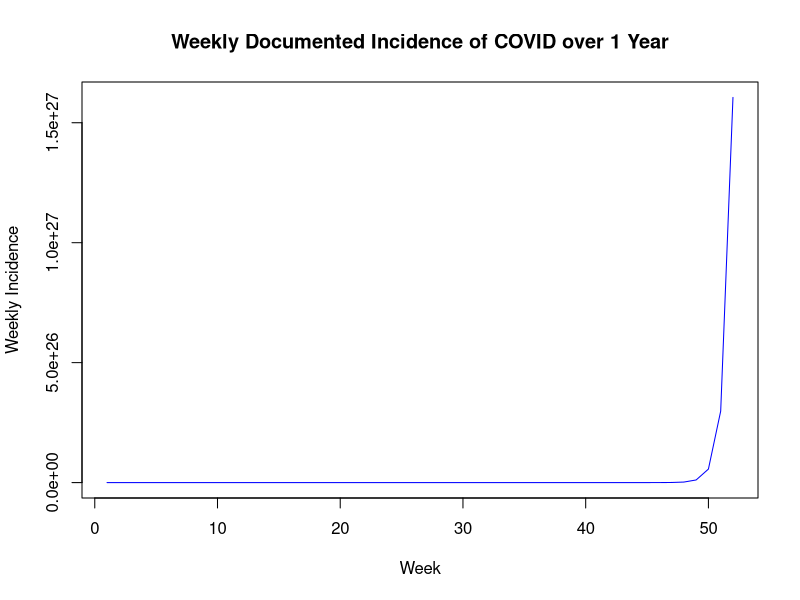
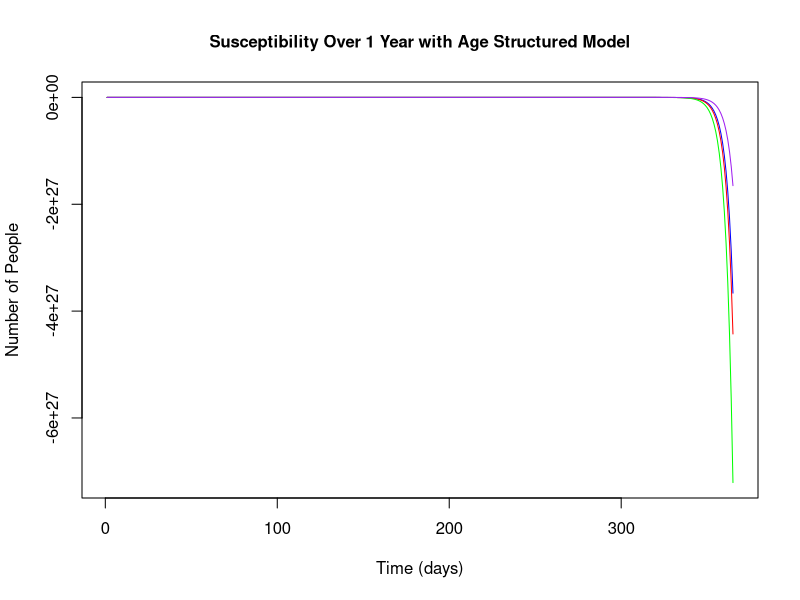
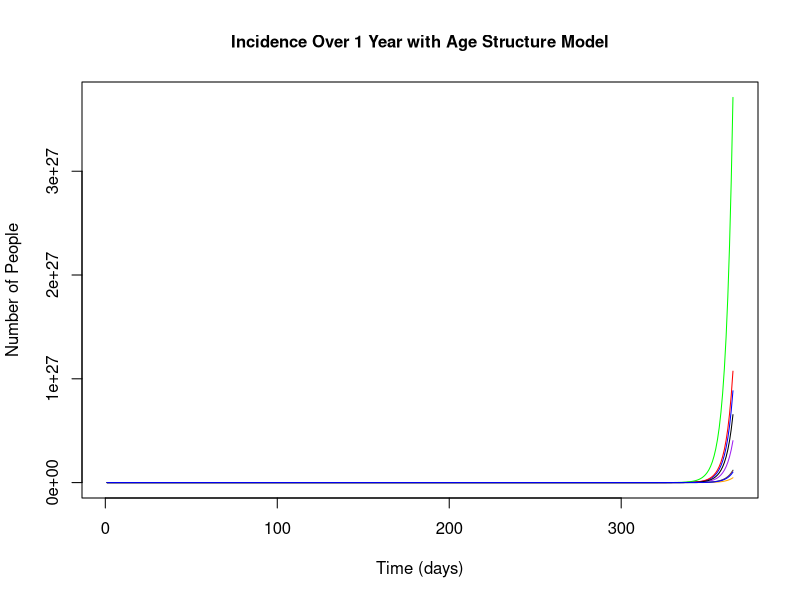

Here is the R script that generated these plots, in order:
## ---- chunk 1
library(deSolve)
COVID=function(times,state,parameters){
  with(as.list(c(state,parameters)),{
  #age 0-15
    dS1 = - sum(BETA[1,]*c(A1,A2,A3,A4))*n[1] - l1*S1;
    dE1 = sum(BETA[1,]*c(A1,A2,A3,A4))*n[1] - E1*(alpha*theta[1] - alpha*(1-theta[1])) - l1*E1;
    dA1 = E1*alpha*theta[1] - gamma*A1 - l1*A1;
    dM1 = E1*(alpha*(1-theta[1])) - gamma*rho[1]*M1 - gamma*(1-rho[1])*M1 - l1*M1;
    dH1 = gamma*rho[1]*M1 + kappa_c[1]*C1 - kappa_h[1]*H1 - gamma_h[1]*H1 - l1*H1;
    dR1 = gamma*A1 + gamma*(1-rho[1])*M1 + gamma_h[1]*H1 * - l1*R1;
    dC1 = kappa_h[1]*H1 - kappa_c[1]*C1 - sigma[1]*C1 - l1*C1;
    dDead1 = sigma[1]*C1;
    dcumInci1 = E1*alpha;
  #age 15-29
    dS2 = l1*S1 - sum(BETA[2,]*c(A1,A2,A3,A4))*n[2] - l2*S2;
    dE2 = l1*E1 + sum(BETA[2,]*c(A1,A2,A3,A4))*n[2] - E2*(alpha*theta[2] - alpha*(1-theta[2])) - l2*E2;
    dA2 = l1*A1 + E2*alpha*theta[2] - gamma*A2 - l2*A2;
    dM2 = l1*M1 + E2*(alpha*(1-theta[2])) - gamma*rho[2]*M2 - gamma*(1-rho[2])*M2 - l2*M2;
    dH2 = l1*H1 + gamma*rho[2]*M1 + kappa_c[2]*C2 - kappa_h[2]*H2 - gamma_h[2]*H2 - l2*H2;
    dR2 = l1*R1 + gamma*A2 + gamma*(1-rho[2])*M2 + gamma_h[1]*H2 - l2*R2;
    dC2 = l1*C1 + kappa_h[2]*H2 - kappa_c[2]*C2 - sigma[2]*C2 - l2*C2;
    dDead2 = sigma[2]*C2;
    dcumInci2 = E2*alpha;
  #age 30-59
    dS3 = l2*S2 - sum(BETA[3,]*c(A1,A2,A3,A4))*n[3] - l3*S3;
    dE3 = l2*E2 + sum(BETA[3,]*c(A1,A2,A3,A4))*(1+beta1*cos(omega*times))*n[3] - E3*(alpha*theta[3] - alpha*(1-theta[3])) - l3*E3;
    dA3 = l2*A2 + E3*alpha*theta[3] - gamma*A3 - l3*A3;
    dM3 = l2*M2 + E3*(alpha*(1-theta[3])) - gamma*rho[3]*M3 - gamma*(1-rho[3])*M3 - l3*M3;
    dH3 = l2*H2 + gamma*rho[3]*M1 + kappa_c[3]*C3 - kappa_h[3]*H3 - gamma_h[3]*H3 - l3*H3;
    dR3 = l2*R2 + gamma*A3 + gamma*(1-rho[3])*M3 + gamma_h[3]*H3 - l3*R3;
    dC3 = l2*C2 + kappa_h[3]*H3 - kappa_c[3]*C3 - sigma[3]*C3 - l3*C3;
    dDead3 = sigma[3]*C3;
    dcumInci3 = E3*alpha;
  #age 59+
    dS4 = l3*S3 - sum(BETA[4,]*c(A1,A2,A3,A4))*n[4];
    dE4 = l3*E3 + sum(BETA[4,]*c(A1,A2,A3,A4))*n[4] - E4*(alpha*theta[4] - alpha*(1-theta[4]));
    dA4 = l3*A3 + E4*alpha*theta[4] - gamma*A4;
    dM4 = l3*M3 + E4*(alpha*(1-theta[4])) - gamma*rho[4]*M4 - gamma*(1-rho[4])*M4;
    dH4 = l3*H3 +gamma*rho[4]*M4 + kappa_c[4]*C4 - kappa_h[4]*H4 - gamma_h[4]*H4;
    dR4 = l3*R3 + gamma*A4 + gamma*(1-rho[4])*M4 + gamma_h[4]*H4;
    dC4 = l3*C3 + kappa_h[4]*H4 - kappa_c[4]*C4 - sigma[4]*C4;
    dDead4 = sigma[4]*C4;
    dcumInci4 = E4*alpha;
    
          # return the rate of change
    list(c(dS1, dS2, dS3, dS4, dE1, dE2, dE3, dE4, dA1, dA2, dA3, dA4, dM1, dM2, dM3, dM4, dH1, dH2, dH3, dH4, dR1, dR2, dR3, dR4, dC1, dC2, dC3, dC4, dDead1, dDead2, dDead3, dDead4, dcumInci1, dcumInci2,dcumInci3,dcumInci4))
  }) # end with(as.list...)
}

l1 = 1/(15*365); #15 years
l2 = 1/(29*365) #29 years
l3 = 1/(59*365) #59 years
N=8500000;
n=c(0.19, 0.23, 0.43, 0.15);
A0=c(20,20,20,20);
M0=c(20,20,20,20);
E0=H0=cumInci0=C0=R0=Dead0=rep(0,4);
S0=N*n-A0-M0;
  
beta1 = 1.12 #peak infection
alpha = 1/3.69 #latent period
gamma = 1/3.47 #infectious period
rho = c(0.03,0.06,0.09,0.12) #proportion progressing to severe infection
mu = 1/(78.7*365) #birth/death rate = 1/life expectancy in days
theta = c(0.95,0.9,0.85,0.8) #proportion asymptomatic
kappa_h = c(0.1/11,0.13/11,0.16/13,0.19/13) #proportion of severe to critical infection
gamma_h = c(0.9/4,0.87/4,0.84/6,0.81/6) #proportion of severe to recovered
kappa_c = c(0.35/5,0.25/5,0.15/6,0.05/6) #proportion of critical back to severe infection
sigma = c(0.65/9,0.75/9,0.85/10,0.95/10) #proportion of critical to recovered
omega = 2*pi/365 #sinusoidal forcing
times=seq(1,365,by=1) 

#beta matrix
gamma*(5/3)/(1-theta)
0.7*gamma*(5/3)/(1-theta)
gamma*(5/3)/(theta)
gamma*(2.5/3)/(1-theta)
0.7*gamma*(2.5/3)/(1-theta)
gamma*(2.5/3)/(theta)

beta=matrix(c(4.80,1.68,1.12,0.84,
              1.68,2.40,1.68,0.60,
              1.12,1.68,1.60,2.24,
              0.84,0.60,1.12,1.20),4,4,byrow=T)
Nmatrix=diag(n,4,4);
r0= eigen(Nmatrix %*% beta)$values[1]
b = 2.5/r0*gamma
BETA=matrix(c(4.80,1.68,1.12,0.84,
              1.68,2.40,1.68,0.60,
              1.12,1.68,1.60,1.12,
              0.84,0.60,1.12,1.20),4,4,byrow=T)*b

state=c(S1=S0[1],S2=S0[2],S3=S0[3],S4=S0[4],
        E1=E0[1],E2=E0[2],E3=E0[3],E4=E0[4],
        A1=A0[1],A2=A0[2],A3=A0[3],A4=A0[4],
        M1=A0[1],M2=M0[2],M3=M0[3],M4=M0[4],
        H1=A0[1],H2=H0[2],H3=H0[3],H4=H0[4],
        R1=R0[1],R2=R0[2],R3=R0[3],R4=R0[4],
        C1=C0[1],C2=C0[2],C3=C0[3],C4=C0[4],
        Dead1=Dead0[1],Dead2=Dead0[2],Dead3=Dead0[3],Dead4=Dead0[4],
        cumInci1=cumInci0[1],cumInci2=cumInci0[2],cumInci3=cumInci0[3],cumInci4=cumInci0[4])

parameters=c(BETA=BETA,mu=mu,gamma=gamma,alpha=alpha,rho=rho,theta=theta,kappa_h=kappa_h,gamma_h=gamma_h,kappa_c=kappa_c,
             sigma=sigma,omega=omega,N=N,beta1=beta1)    
## ---- chunk 2
COVID.sim=ode(y=state,times=times,func=COVID,parms=parameters)
inci1=COVID.sim[seq(7,nrow(COVID.sim),by=7),'cumInci1'] #weekly incidence

#plot
plot(inci1,ylab='Weekly Incidence',xlab='Week',type='l',lwd=1, main="Weekly Documented Incidence of COVID over 1 Year",col='blue')
matplot(COVID.sim[,'time'], COVID.sim[,c('S1','S2','S3','S4')],type='l', 
        lwd=1,col=c('blue','red','green','purple'),lty=1, main='Susceptibility Over 1 Year with Age Structured Model', cex.main=1,
        ylab='Number of People',xlab='Time (days)')
matplot(COVID.sim[,'time'], COVID.sim[,c('A1','A2','A3','A4','M1','M2','M2','M3','M4')],type='l', 
        lwd=1,col=c('blue','red','green','purple','orange','cyan','brown','black'),lty=1, main='Incidence Over 1 Year with Age Structure Model',         cex.main=1, ylab='Number of People',xlab='Time (days)')
## ---- chunk 3
library(deSolve)
COVID=function(times,state,parameters){
  with(as.list(c(state,parameters)),{
  #age 0-15
    dS1 = mu*N - sum(BETA[1,]*c(A1,A2,A3,A4))*(1+beta1*cos(omega*times))*n[1] - l1*S1;
    dE1 = sum(BETA[1,]*c(A1,A2,A3,A4))*(1+beta1*cos(omega*times))*n[1] - E1*(alpha*theta[1] - alpha*(1-theta[1])) - l1*E1;
    dA1 = E1*alpha*theta[1] - gamma*A1 - l1*A1;
    dM1 = E1*(alpha*(1-theta[1])) - gamma*rho[1]*M1 - gamma*(1-rho[1])*M1 - l1*M1;
    dH1 = gamma*rho[1]*M1 + kappa_c[1]*C1 - kappa_h[1]*H1 - gamma_h[1]*H1 - l1*H1;
    dR1 = gamma*A1 + gamma*(1-rho[1])*M1 + gamma_h[1]*H1 * - l1*R1;
    dC1 = kappa_h[1]*H1 - kappa_c[1]*C1 - sigma[1]*C1 - l1*C1;
    dDead1 = sigma[1]*C1;
    dcumInci1 = E1*alpha;
  #age 15-29
    dS2 = l1*S1 - sum(BETA[2,]*c(A1,A2,A3,A4))*(1+beta1*cos(omega*times))*n[2] - l2*S2;
    dE2 = l1*E1 + sum(BETA[2,]*c(A1,A2,A3,A4))*(1+beta1*cos(omega*times))*n[2] - E2*(alpha*theta[2] - alpha*(1-theta[2])) - l2*E2;
    dA2 = l1*A1 + E2*alpha*theta[2] - gamma*A2 - l2*A2;
    dM2 = l1*M1 + E2*(alpha*(1-theta[2])) - gamma*rho[2]*M2 - gamma*(1-rho[2])*M2 - l2*M2;
    dH2 = l1*H1 + gamma*rho[2]*M1 + kappa_c[2]*C2 - kappa_h[2]*H2 - gamma_h[2]*H2 - l2*H2;
    dR2 = l1*R1 + gamma*A2 + gamma*(1-rho[2])*M2 + gamma_h[1]*H2 - l2*R2;
    dC2 = l1*C1 + kappa_h[2]*H2 - kappa_c[2]*C2 - sigma[2]*C2 - l2*C2;
    dDead2 = sigma[2]*C2;
    dcumInci2 = E2*alpha;
  #age 30-59
    dS3 = l2*S2 - sum(BETA[3,]*c(A1,A2,A3,A4))*(1+beta1*cos(omega*times))*n[3] - l3*S3;
    dE3 = l2*E2 + sum(BETA[3,]*c(A1,A2,A3,A4))*(1+beta1*cos(omega*times))*n[3] - E3*(alpha*theta[3] - alpha*(1-theta[3])) - l3*E3;
    dA3 = l2*A2 + E3*alpha*theta[3] - gamma*A3 - l3*A3;
    dM3 = l2*M2 + E3*(alpha*(1-theta[3])) - gamma*rho[3]*M3 - gamma*(1-rho[3])*M3 - l3*M3;
    dH3 = l2*H2 + gamma*rho[3]*M1 + kappa_c[3]*C3 - kappa_h[3]*H3 - gamma_h[3]*H3 - l3*H3;
    dR3 = l2*R2 + gamma*A3 + gamma*(1-rho[3])*M3 + gamma_h[3]*H3 - l3*R3;
    dC3 = l2*C2 + kappa_h[3]*H3 - kappa_c[3]*C3 - sigma[3]*C3 - l3*C3;
    dDead3 = sigma[3]*C3;
    dcumInci3 = E3*alpha;
  #age 59+
    dS4 = l3*S3 - sum(BETA[4,]*c(A1,A2,A3,A4))*(1+beta1*cos(omega*times))*n[4] - mu*N;
    dE4 = l3*E3 + sum(BETA[4,]*c(A1,A2,A3,A4))*(1+beta1*cos(omega*times))*n[4] - E4*(alpha*theta[4] - alpha*(1-theta[4]));
    dA4 = l3*A3 + E4*alpha*theta[4] - gamma*A4 - mu*A4;
    dM4 = l3*M3 + E4*(alpha*(1-theta[4])) - gamma*rho[4]*M4 - gamma*(1-rho[4])*M4;
    dH4 = l3*H3 + gamma*rho[4]*M4 + kappa_c[4]*C4 - kappa_h[4]*H4 - gamma_h[4]*H4;
    dR4 = l3*R3 + gamma*A4 + gamma*(1-rho[4])*M4 + gamma_h[4]*H4;
    dC4 = l3*C3 + kappa_h[4]*H4 - kappa_c[4]*C4 - sigma[4]*C4;
    dDead4 = sigma[4]*C4;
    dcumInci4 = E4*alpha;
    
          # return the rate of change
    list(c(dS1, dS2, dS3, dS4, dE1, dE2, dE3, dE4, dA1, dA2, dA3, dA4, dM1, dM2, dM3, dM4, dH1, dH2, dH3, dH4, dR1, dR2, dR3, dR4, dC1, dC2, dC3, dC4, dDead1, dDead2, dDead3, dDead4, dcumInci1, dcumInci2,dcumInci3,dcumInci4))
  }) # end with(as.list...)
}

l1 = 1/(15*365); #15 years
l2 = 1/(29*365) #29 years
l3 = 1/(59*365) #59 years
N=8500000;
n=c(0.19, 0.23, 0.43, 0.15);
A0=c(1,1,1,1);
M0=c(1,1,1,1);
E0=H0=cumInci0=C0=R0=Dead0=rep(0,4);
S0=N*n-A0;
  
beta1 = 1.12 #peak infection
alpha = 1/3.69 #latent period
gamma = 1/3.47 #infectious period
rho = c(0.03,0.06,0.09,0.12) #proportion progressing to severe infection
mu = 1/(78.7*365) #birth/death rate = 1/life expectancy in days
theta = c(0.95,0.9,0.85,0.8) #proportion asymptomatic
kappa_h = c(0.1/11,0.13/11,0.16/13,0.19/13) #proportion of severe to critical infection
gamma_h = c(0.9/4,0.87/4,0.84/6,0.81/6) #proportion of severe to recovered
kappa_c = c(0.35/5,0.25/5,0.15/6,0.05/6) #proportion of critical back to severe infection
sigma = c(0.65/9,0.75/9,0.85/10,0.95/10) #proportion of critical  to recovered
omega = 2*pi/365 #sinusoidal forcing
times=seq(1,365,by=1) 

#beta matrix
gamma*(5/3)/(1-theta)
0.7*gamma*(5/3)/(1-theta)
gamma*(5/3)/(theta)
gamma*(2.5/3)/(1-theta)
0.7*gamma*(2.5/3)/(1-theta)
gamma*(2.5/3)/(theta)

beta=matrix(c(4.80,1.68,1.12,0.84,
              1.68,2.40,1.68,0.60,
              1.12,1.68,1.60,2.24,
              0.84,0.60,1.12,1.20),4,4,byrow=T)
Nmatrix=diag(n,4,4);
r0= eigen(Nmatrix %*% beta)$values[1]
b = 2.5/r0*gamma
BETA=matrix(c(4.80,1.68,1.12,0.84,
              1.68,2.40,1.68,0.60,
              1.12,1.68,1.60,2.24,
              0.84,0.60,1.12,1.20),4,4,byrow=T)*b

state=c(S1=S0[1],S2=S0[2],S3=S0[3],S4=S0[4],
        E1=E0[1],E2=E0[2],E3=E0[3],E4=E0[4],
        A1=A0[1],A2=A0[2],A3=A0[3],A4=A0[4],
        M1=A0[1],M2=M0[2],M3=M0[3],M4=M0[4],
        H1=A0[1],H2=H0[2],H3=H0[3],H4=H0[4],
        R1=R0[1],R2=R0[2],R3=R0[3],R4=R0[4],
        C1=C0[1],C2=C0[2],C3=C0[3],C4=C0[4],
        Dead1=Dead0[1],Dead2=Dead0[2],Dead3=Dead0[3],Dead4=Dead0[4],
        cumInci1=cumInci0[1],cumInci2=cumInci0[2],cumInci3=cumInci0[3],cumInci4=cumInci0[4])

parameters=c(BETA=BETA,mu=mu,gamma=gamma,alpha=alpha,rho=rho,theta=theta,kappa_h=kappa_h,gamma_h=gamma_h,kappa_c=kappa_c,
             sigma=sigma,omega=omega,N=N,beta1=beta1)    
